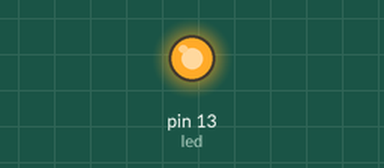
Bench run of a sketch on a simulated Arduino Uno, built with avr-gcc and run on an emulated ATmega328P. Parts: output pins drawn as LEDs (lit = HIGH).

Above: at 0.3 s.
At 19.6 s:
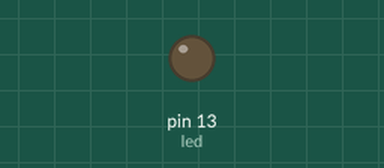
Timing chart, 0 to 26.7 s (numbered marks = the images above):
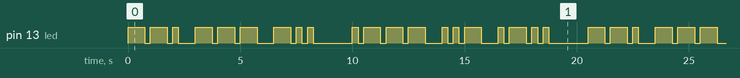

The sketch:

morse_coder.ino
```cpp
int led = 13;

int interval = 250;

void setup() {
  // init serial for debugging
  Serial.begin(9600);

  // init output pin
  pinMode(led, OUTPUT);
}

void writeSignal(int duration) {
  digitalWrite(led, HIGH);
  delay(duration);
  digitalWrite(led, LOW);
  delay(interval);
  //Serial.print("wrote for ");
  //Serial.println(duration);
}

void morse(char mCode[]) {
  int i = 0;
  int length = strLength(mCode);

  while(i < length) {

    if (mCode[i] == '.') {
      writeSignal(interval);
    } else if (mCode[i] == '-') {
      writeSignal(interval * 3);
    } else if (mCode[i] == ' ') {
      // space between letters is 3 units, space between words is 7,
      // but we only do 2 for space and 6 for wordspace as one unit
      // delay is already done in the writeSignal() function

      delay(interval * 2);
      // Serial.println("space");
    } else if (mCode[i] == '/') {
      delay(interval * 6);
      // Serial.println("wordspace");
    }

    i++;
  }
}

void loop () {
  morse("--. --- -../.--- ..- .-../");
}

// grand theft function - http://arduino.cc/forum/index.php/topic,45301.0.html
int strLength(char *buffer) {
  int i=0;
  while(buffer[i])
    i++;
  return i;
}
```

Measured:
- by itself, pin 13 (led): moves between LOW and HIGH, repeating every 20.5 s
- by itself, everything shown: repeats every 20.5 s, in 40 steps
